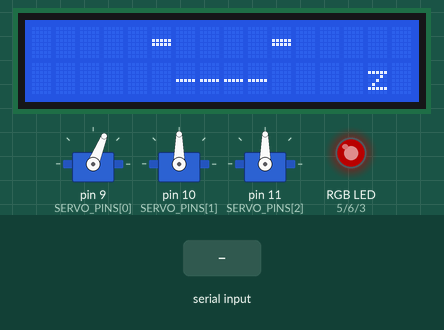
A sketch run on a simulated Arduino Uno, built with avr-gcc and run on an emulated ATmega328P. On the bench: 3 × servo, 16×2 character LCD, an RGB LED mixed from three pins (HIGH = lit). The inputs (shaded band) are chosen by the test bench. Dim RGB values are drawn brighter than linear; what the sketch prints to the serial monitor is not drawn.

Above: at 0.27 s.
At 1.37 s:
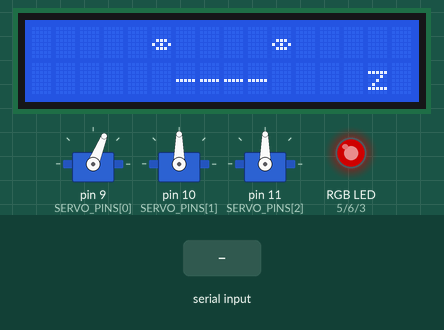
1.4 s: "rgb 90 45 200\n" received over Serial
At 2.6 s:
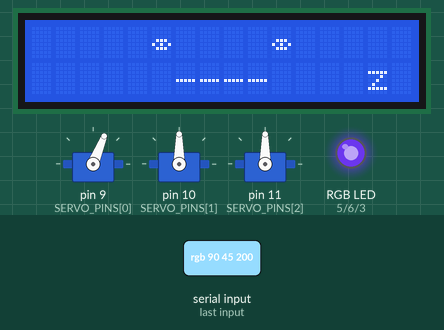
2.9 s: byte 10 ('\n') received over Serial
4.4 s: "ping\n" received over Serial
5.9 s: "servo 90 45\n" received over Serial
Timing chart, 0 to 8.4 s (numbered marks = the images above; inputs shaded):
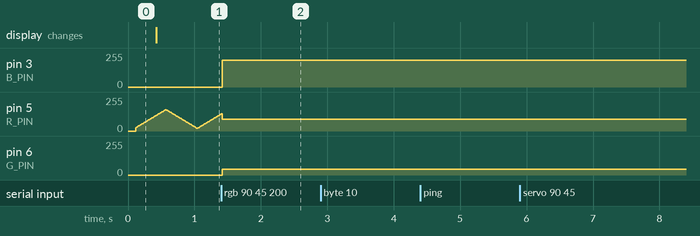

Measured:
- after the input at 1.4 s, pin 3 (B_PIN): 0/255 → 200/255 at once; pin 6 (G_PIN): 0/255 → 45/255 at once
- after the input at 2.9 s, every drawn part: stays the same
- after the input at 4.4 s, every drawn part: stays the same
- after the input at 5.9 s, every drawn part: stays the same

The sketch:

kel_body.ino
```cpp
// Kel body — living-orb RGB + servo + an animated FACE (eyes + mouth) on a 16x2
// I2C LCD. The LED rolls each mood's colour fast; the LCD shows two eyes that blink
// on their own plus a mouth, both changing with the mood. One `mode <name>` drives
// everything. The brain doesn't need to know the screen exists.
//
//   ping / mode <name> / rgb <r> <g> <b> / servo <pin> <deg>
//
// WIRING (Uno): RGB common-cathode R->5 G->6 B->3 (each via ~220ohm, common->GND).
//   Servos: signal -> 9/10/11 (own 5V supply, grounds tied).
//   I2C LCD: GND->GND, VCC->5V, SDA->A4, SCL->A5.

#include <Servo.h>
#include <Wire.h>
#include <LiquidCrystal_I2C.h>

const int R_PIN = 5, G_PIN = 6, B_PIN = 3;
const int SERVO_PINS[] = {9, 10, 11};
const int SERVO_COUNT = 3;
Servo servos[SERVO_COUNT];

LiquidCrystal_I2C *lcd = nullptr;

enum { E_OPEN, E_CLOSED, E_HAPPY, E_SAD, E_WIDE, E_SLEEPY, E_UP, E_LOVE };
enum { M_FLAT, M_SMILE, M_FROWN, M_OPEN };

struct Mood {
  const char *name;
  uint8_t hMin, hMax, spd, sat, val;
  bool breathe;
  uint8_t eye, mouth;
  // How this mood CARRIES THE HEAD (servo on pin 9): hAmp = swing in degrees (0 = still),
  // hSpd = how fast it sways, hOff = resting posture offset from centre. So the head moves
  // the way she feels - lively when excited, still when calm - not on a talking timer.
  int8_t hAmp;
  uint8_t hSpd;
  int8_t hOff;
};

const Mood MOODS[] = {
  {"sleeping",   0,   0, 0, 255, 255, true,  E_SLEEPY, M_FLAT,   0, 0, -22},
  {"listening", 80, 120, 3, 255, 255, false, E_OPEN,   M_FLAT,   0, 0,   0},
  {"thinking", 120, 170, 4, 255, 255, false, E_UP,     M_FLAT,   5, 2,  14},
  {"typing",   190, 230, 4, 255, 255, false, E_OPEN,   M_FLAT,   0, 0,   0},
  {"happy",     64, 115, 5, 255, 255, false, E_HAPPY,  M_SMILE, 11, 4,   0},
  {"excited",    0,  64, 7, 255, 255, false, E_WIDE,   M_OPEN,  20, 8,   0},
  {"sad",      150, 175, 2, 255, 150, false, E_SAD,    M_FROWN,  4, 1, -16},
  {"playful",    0, 255, 6, 255, 255, false, E_HAPPY,  M_SMILE, 16, 7,   0},
  {"love",     220, 255, 4, 255, 255, false, E_LOVE,   M_SMILE,  8, 2,   0},
  {"calm",     120, 160, 2, 255, 210, false, E_SLEEPY, M_FLAT,   3, 1,   0},
  {"alert",      0,  18, 9, 255, 255, false, E_WIDE,   M_OPEN,   7, 9,   8},
  {"normal",     0, 255, 1,  70, 180, false, E_OPEN,   M_FLAT,   0, 0,   0},
};
const int MOOD_COUNT = sizeof(MOODS) / sizeof(MOODS[0]);

const uint8_t EYES[][8] = {
  {0x00, 0x0E, 0x11, 0x15, 0x15, 0x11, 0x0E, 0x00},  // E_OPEN
  {0x00, 0x00, 0x00, 0x1F, 0x1F, 0x00, 0x00, 0x00},  // E_CLOSED
  {0x00, 0x00, 0x0E, 0x11, 0x00, 0x00, 0x00, 0x00},  // E_HAPPY
  {0x00, 0x0E, 0x11, 0x11, 0x15, 0x15, 0x0E, 0x00},  // E_SAD
  {0x0E, 0x11, 0x15, 0x15, 0x15, 0x15, 0x11, 0x0E},  // E_WIDE
  {0x00, 0x00, 0x00, 0x0E, 0x15, 0x0E, 0x00, 0x00},  // E_SLEEPY
  {0x00, 0x0E, 0x15, 0x15, 0x11, 0x11, 0x0E, 0x00},  // E_UP
  {0x00, 0x0A, 0x1F, 0x1F, 0x0E, 0x04, 0x00, 0x00},  // E_LOVE (heart)
};

// Each mouth is 3 cells (left, middle, right) drawn on the bottom row.
const uint8_t MOUTHS[][3][8] = {
  { // M_FLAT  ___
    {0, 0, 0, 0, 0x1F, 0, 0, 0}, {0, 0, 0, 0, 0x1F, 0, 0, 0}, {0, 0, 0, 0, 0x1F, 0, 0, 0},
  },
  { // M_SMILE  \_/
    {0, 0, 0x08, 0x04, 0x02, 0x01, 0, 0}, {0, 0, 0, 0, 0, 0x1F, 0, 0}, {0, 0, 0x02, 0x04, 0x08, 0x10, 0, 0},
  },
  { // M_FROWN  /‾\
    {0, 0, 0x01, 0x02, 0x04, 0x08, 0, 0}, {0, 0, 0x1F, 0, 0, 0, 0, 0}, {0, 0, 0x10, 0x08, 0x04, 0x02, 0, 0},
  },
  { // M_OPEN  ( )
    {0, 0x03, 0x04, 0x08, 0x08, 0x04, 0x03, 0}, {0, 0x1F, 0, 0, 0, 0, 0x1F, 0}, {0, 0x18, 0x04, 0x02, 0x02, 0x04, 0x18, 0},
  },
};

uint8_t aHMin = 0, aHMax = 0, aSpd = 0, aSat = 255, aVal = 255;
uint8_t curEye = E_SLEEPY, curMouth = M_FLAT;
bool aBreathe = true, animating = true;
const char *curMood = "sleeping";
int hue = 0, hueDir = 1, breathV = 20, breathDir = 1;
int staticR = 0, staticG = 0, staticB = 0;
unsigned long lastTick = 0, nextBlink = 0, blinkEnd = 0;
bool blinking = false;
// Head motion for the ACTIVE mood (see Mood.hAmp/hSpd/hOff). A deliberate `servo` gesture
// pauses this briefly (gestureUntil) so the nod/shake reads clearly, then the mood resumes.
int8_t aHAmp = 0, aHOff = 0;
uint8_t aHSpd = 0;
float headPhase = 0;
unsigned long lastHead = 0, gestureUntil = 0;

char line[48];
int lineLen = 0;

int clampByte(int v)  { return v < 0 ? 0 : (v > 255 ? 255 : v); }
int clampAngle(int v) { return v < 0 ? 0 : (v > 180 ? 180 : v); }

void hsv(uint8_t h, uint8_t s, uint8_t v, int &r, int &g, int &b) {
  uint8_t region = h / 43, rem = (h % 43) * 6;
  uint8_t p = (uint16_t)v * (255 - s) / 255;
  uint8_t q = (uint16_t)v * (255 - ((uint16_t)s * rem) / 255) / 255;
  uint8_t t = (uint16_t)v * (255 - ((uint16_t)s * (255 - rem)) / 255) / 255;
  switch (region) {
    case 0: r = v; g = t; b = p; break;
    case 1: r = q; g = v; b = p; break;
    case 2: r = p; g = v; b = t; break;
    case 3: r = p; g = q; b = v; break;
    case 4: r = t; g = p; b = v; break;
    default: r = v; g = p; b = q; break;
  }
}

void copyChar(uint8_t slot, const uint8_t *src) {
  uint8_t tmp[8];
  for (int i = 0; i < 8; i++) tmp[i] = src[i];
  lcd->createChar(slot, tmp);
}

void writeEyes(uint8_t eye) {
  if (!lcd) return;
  copyChar(0, EYES[eye]);
  lcd->setCursor(5, 0); lcd->write((uint8_t)0);
  lcd->setCursor(10, 0); lcd->write((uint8_t)0);
}

void drawFace() {
  if (!lcd) return;
  lcd->clear();
  writeEyes(curEye);
  copyChar(1, MOUTHS[curMouth][0]);
  copyChar(2, MOUTHS[curMouth][1]);
  copyChar(3, MOUTHS[curMouth][2]);
  // Mouth across cols 6-9 (left, mid, mid, right): centred under the eyes (5 & 10),
  // with equal 6-cell margins on each side.
  lcd->setCursor(6, 1);
  lcd->write((uint8_t)1); lcd->write((uint8_t)2); lcd->write((uint8_t)2); lcd->write((uint8_t)3);
  if (strcmp(curMood, "sleeping") == 0) { lcd->setCursor(14, 1); lcd->print("z"); }
}

void applyMood(const Mood &m) {
  aHMin = m.hMin; aHMax = m.hMax; aSpd = m.spd;
  aSat = m.sat; aVal = m.val; aBreathe = m.breathe;
  hue = m.hMin; hueDir = 1; animating = true;
  curMood = m.name; curEye = m.eye; curMouth = m.mouth;
  blinking = false;
  aHAmp = m.hAmp; aHSpd = m.hSpd; aHOff = m.hOff;  // how this mood carries the head
  headPhase = 0;
  servos[0].write(clampAngle(90 + aHOff));         // settle into the mood's resting posture
  drawFace();
}

void processCommand(char *cmd) {
  int a, b, c;
  char name[24];
  if (strncmp(cmd, "ping", 4) == 0) {
    Serial.println("pong");
  } else if (sscanf(cmd, "mode %23s", name) == 1) {
    for (int i = 0; i < MOOD_COUNT; i++) {
      if (strcmp(MOODS[i].name, name) == 0) { applyMood(MOODS[i]); break; }
    }
    Serial.println("ok");
  } else if (sscanf(cmd, "rgb %d %d %d", &a, &b, &c) == 3) {
    animating = false;
    staticR = clampByte(a); staticG = clampByte(b); staticB = clampByte(c);
    Serial.println("ok");
  } else if (sscanf(cmd, "servo %d %d", &a, &b) == 2) {
    int idx = -1;
    for (int i = 0; i < SERVO_COUNT; i++) if (SERVO_PINS[i] == a) idx = i;
    if (idx >= 0) {
      servos[idx].write(clampAngle(b));
      if (idx == 0) gestureUntil = millis() + 900;  // let a deliberate gesture read clearly
      Serial.println("ok");
    } else Serial.println("err: bad pin");
  } else {
    Serial.println("?");
  }
}

uint8_t findLcd() {
  for (uint8_t addr = 0; addr < 128; addr++) {
    if (addr == 0x27 || addr == 0x3F) {
      Wire.beginTransmission(addr);
      if (Wire.endTransmission() == 0) return addr;
    }
  }
  return 0;
}

void setup() {
  Serial.begin(9600);
  pinMode(R_PIN, OUTPUT);
  pinMode(G_PIN, OUTPUT);
  pinMode(B_PIN, OUTPUT);
  for (int i = 0; i < SERVO_COUNT; i++) servos[i].attach(SERVO_PINS[i]);

  Wire.begin();
  Wire.setWireTimeout(3000, true);  // never hang the body if the LCD is miswired
  uint8_t addr = findLcd();
  if (addr) {
    lcd = new LiquidCrystal_I2C(addr, 16, 2);
    lcd->init();
    lcd->backlight();
  }
  applyMood(MOODS[0]);
}

void loop() {
  while (Serial.available() > 0) {
    char ch = Serial.read();
    if (ch == '\n') { line[lineLen] = '\0'; processCommand(line); lineLen = 0; }
    else if (lineLen < (int)sizeof(line) - 1) line[lineLen++] = ch;
  }

  unsigned long now = millis();

  // Head carries her MOOD: sway by the active mood's amount/speed around its resting
  // posture, so she's lively when she feels something and still (hAmp 0) when she doesn't.
  // Paused briefly after a deliberate `servo` gesture so nods/shakes aren't overwritten.
  if (aHAmp != 0 && now >= gestureUntil && now - lastHead >= 30) {
    lastHead = now;
    headPhase += aHSpd * 0.02;
    servos[0].write(clampAngle(90 + aHOff + (int)(aHAmp * sin(headPhase))));
  }

  if (lcd && animating) {  // blink the eyes (mouth stays put)
    if (!blinking && now >= nextBlink) {
      blinking = true; blinkEnd = now + 150; writeEyes(E_CLOSED);
    } else if (blinking && now >= blinkEnd) {
      blinking = false; nextBlink = now + 3200; writeEyes(curEye);
    }
  }

  if (now - lastTick < 10) return;
  lastTick = now;

  int r = staticR, g = staticG, b = staticB;
  if (animating) {
    if (aBreathe) {
      breathV += breathDir * 3;
      if (breathV >= 160) { breathV = 160; breathDir = -1; }
      if (breathV <= 20)  { breathV = 20;  breathDir = 1; }
      hsv(aHMin, aSat, breathV, r, g, b);
    } else {
      hue += hueDir * aSpd;
      if (hue >= aHMax) { hue = aHMax; hueDir = -1; }
      if (hue <= aHMin) { hue = aHMin; hueDir = 1; }
      hsv((uint8_t)hue, aSat, aVal, r, g, b);
    }
  }
  analogWrite(R_PIN, r);
  analogWrite(G_PIN, g);
  analogWrite(B_PIN, b);
}
```
